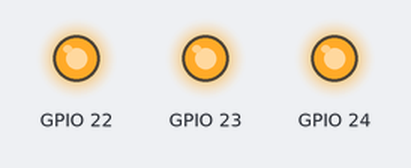
This program was run on a simulated Raspberry Pi (BCM pin numbers). Shown: output pins drawn as LEDs (lit = HIGH). The clock reads 2024-03-15 10:24:30 at power-on unless the program sets it; web requests get an empty 200 reply after 0.4 s; threads take turns every 2 ms; what the program prints to the terminal is not drawn.

Above: at 0.5 s.
At 1.5 s:
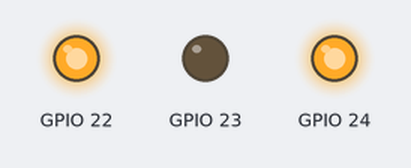
Timing chart, 0 to 3.0 s (numbered marks = the images above):
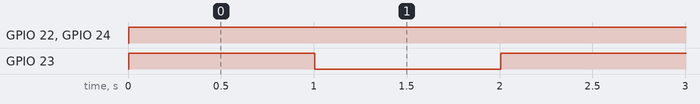

The program:

gopi_leds.py
```python
import requests

import os
import sys
import termios
import tty
import pigpio
import time
import datetime
import thread
#6, 15, 16, 18
RED_PIN   = 22
GREEN_PIN = 23
BLUE_PIN  = 24

RESPONSE_STATUS = "ERROR"

pi = pigpio.pi()

def checkStatus():
	global RESPONSE_STATUS
	START_TIME = time.time()
	CHECK_TIME = 0;
	sleep(10)
	while True:
		if (time.time() - START_TIME) > CHECK_TIME:
			response = requests.get("http://buildstatuscapone.herokuapp.com/status")
			RESPONSE_STATUS = response.text
			print "Response Recieved: ", RESPONSE_STATUS, "Current Time: ", time.strftime("%c")
			START_TIME = time.time()
			CHECK_TIME = 60

def setLights(pin, brightness):
	#print "Pin: ", pin, " Brightness: ", brightness
	pi.set_PWM_dutycycle(pin, brightness)

def showBuildProgress():
	setLights(RED_PIN,0)
	setLights(BLUE_PIN,255)
	setLights(GREEN_PIN,255)
	sleep(1)
	setLights(BLUE_PIN,0)
	sleep(1)
	setLights(BLUE_PIN,255)

def showBuildSuccess():
	setLights(GREEN_PIN, 255)
	setLights(BLUE_PIN, 0)
	setLights(RED_PIN, 0)
	sleep(15)

def sleep(x):
	print "Sleeping for :", x, "Seconds. Current Time: ", time.strftime("%c"), RESPONSE_STATUS
	time.sleep(x)

def showBuildFailure():
	setLights(GREEN_PIN, 0)
	setLights(BLUE_PIN, 0)
	setLights(RED_PIN, 255)
	sleep(15)

def turnOff():
	setLights(RED_PIN,255)
	setLights(BLUE_PIN,255)
	setLights(GREEN_PIN,255)
	sleep(1)
	setLights(GREEN_PIN,0)
	sleep(1)
	setLights(GREEN_PIN,255)

print "Initializing the request process"
thread.start_new_thread(checkStatus, ())

while True:
	#print "USING RESPONSE_STATUS: ", RESPONSE_STATUS
	if RESPONSE_STATUS == '"IN_PROGRESS"':
		showBuildProgress()

	if RESPONSE_STATUS == '"SUCCESS"':
		showBuildSuccess()

	if RESPONSE_STATUS == '"FAIL"':
		showBuildFailure()

	if RESPONSE_STATUS == 'ERROR':
		turnOff()

	print "END OF LOOP"
```

Measured:
- by itself, GPIO 22, GPIO 24: LOW → HIGH at 0.00 s
- by itself, GPIO 23: alternates HIGH for 1.0 s and LOW for 1.0 s, 13 changes in all, then stays HIGH
